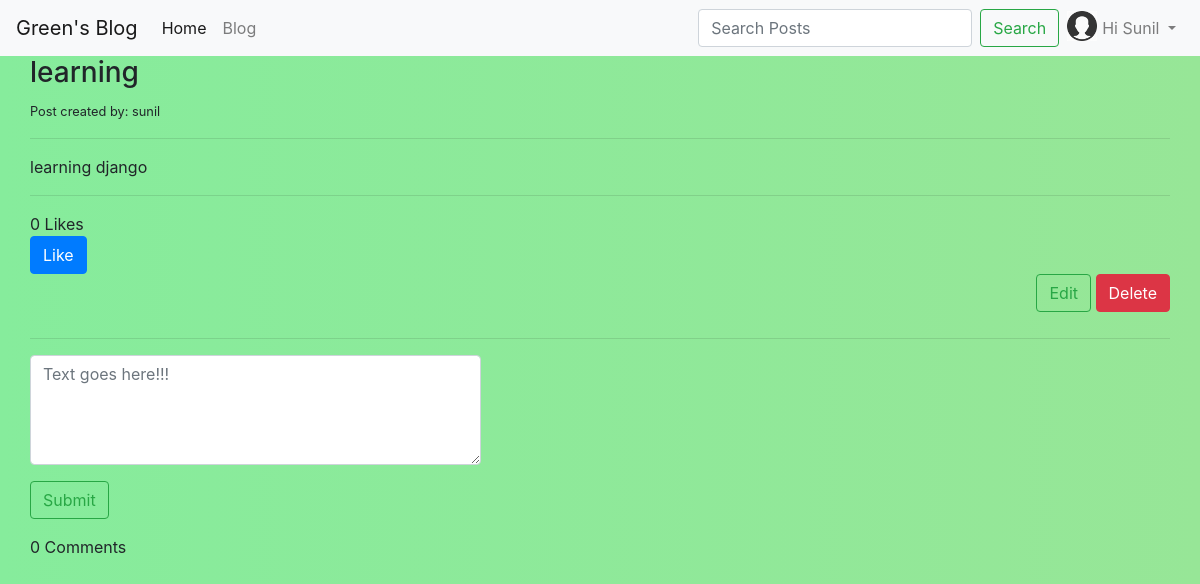
Page /blog/blog/2/learn/ (signed in) on the committed database.
### blog/models.py (models this page shows, shortened)
class Post(models.Model):
    objects = models.Manager()      # default manager
    published = PublishedManager()   # Custom model manager
    STATUS_CHOICES = (
        ('draft', 'Draft'),
        ('published', 'Published'),
    )
    title       =   models.CharField(max_length=250)
    slug        =   models.SlugField(max_length=250)
    author      =   models.ForeignKey(User, related_name='blog_posts', on_delete=models.CASCADE)
    body        =   models.TextField()
    likes       =   models.ManyToManyField(User, related_name='likes', blank=True)
    created     =   models.DateTimeField(auto_now_add=True)
    updated     =   models.DateTimeField(auto_now=True)
    status      =   models.CharField(max_length=10, choices=STATUS_CHOICES, default='draft')
    def total_likes(self):
        return self.likes.count()

### blog/views.py (the view)
# urls.py: re_path(r'^blog/(?P<id>\d+)/(?P<slug>[\w-]+)/', views.post_detail, name="post_detail"),
def post_detail(request, id, slug):
    post = get_object_or_404(Post, id=id, slug=slug)
    comments = Comment.objects.filter(post=post, reply=None).order_by('-id')
    is_liked = False;
    if post.likes.filter(id=request.user.id).exists():
        is_liked = True
    if request.method == 'POST':
        comment_form = CommentForm(request.POST or None)
        if comment_form.is_valid():
            content = request.POST.get('content')
            reply_id = request.POST.get('comment_id')
            comment_qs = None
            if reply_id:
                comment_qs = Comment.objects.get(id=reply_id)
            comment = Comment.objects.create(post=post, user=request.user, content=content, reply=comment_qs)
            comment.save()
    else:
        comment_form = CommentForm()
    context ={
        'post': post,
        'is_liked': is_liked,
        'total_likes': post.total_likes(),
        'comments': comments,
        'comment_form': comment_form,
    }
    if request.is_ajax():
        html = render_to_string('blog/comments.html', context, request=request)
        return JsonResponse({'form': html})
    return render(request, 'blog/post_detail.html', context)

### blog/forms.py
class CommentForm(forms.ModelForm):
    content = forms.CharField(label="", widget=forms.Textarea(attrs={'class': 'form-control', 'placeholder': 'Text goes here!!!', 'rows':'4', 'col':'50'}))
    class Meta:
        model = Comment
        fields = ('content',)

### templates/blog/post_detail.html (shortened to what this page needs)
{% extends 'blog/base.html' %}
{% block content %}
<div class="container-fluid">
    <h3>{{ post.title }}</h3>
    <small>Post created by: {{ post.author }}</small>
    <hr>
    <p>{{ post.body }}</p>
    <hr>
    <div id="like-section">
        {% include 'blog/like_section.html' %}
    </div>
    {% if post.author == request.user %}
    <div class="section-1" style="float:right;">
        <a href="{% url 'blog:post_edit' id=post.id %}">
            <button type="button" class="btn btn-outline-success">Edit</button>
        </a>
        <a href="{% url 'blog:post_delete' id=post.id %}" id="delete">
            <button type="button" class="btn btn-danger">Delete</button>
        </a>
    </div>
    {% endif %}
    <br><br>
    <hr>
    <div class="main-comment-section">
        {% include 'blog/comments.html' %}
    </div>
</div>
{% endblock content %}

### templates/blog/navbar.html (shortened to what this page needs)
<nav class="navbar navbar-expand-lg navbar-light bg-light">
    <a class="navbar-brand" href="{% url 'post_list' %}"id=>Green's Blog</a>
    <div class="collapse navbar-collapse" id="navbarSupportedContent">
      <ul class="navbar-nav mr-auto">
        <li class="nav-item active">
          <a class="nav-link" href="{% url 'home' %}">Home <span class="sr-only">(current)</span></a>
        </li>
        <li class="nav-item"><a  class="nav-link" href="{% url 'post_list' %}">Blog</a></li>
      </ul>
      <form class="form-inline my-2 my-lg-0" action="{% url 'post_list' %}">
            <input class="form-control mr-sm-2" type="search" placeholder="Search Posts" aria-label="Search" name='q'>
            <button class="btn btn-outline-success my-2 my-sm-0" type="submit">Search</button>
          </form>
      <ul class="navbar-nav">
        {% if request.user.is_authenticated %}
          <li class="nav-item dropdown">
              <a class="nav-link dropdown-toggle" href="#" id="navbarDropdown" role="button" data-toggle="dropdown" aria-haspopup="true" aria-expanded="false">
                {% if request.user.profile.photo %}
                <img src="{{ request.user.profile.photo.url }}" alt="icon image" class="navbar-img">
                {% else %}
                <img src="/media/download.jpeg" alt="" class="navbar-img">
                {% endif %}
                <span>Hi {{ request.user|capfirst }}</span>
              </a>
            </li>
            {% else %}
          <li class="nav-item">
            <a href="{% url 'user_login' %}" class="nav-link">Login</a>
          </li>
          {% endif %}
      </ul>
    </div>
  </nav>

### static/blog/style1.css (style rules this page uses)
html { position: relative; min-height: 100%; }
body { font-family: 'Lucida Casual', 'Comic Sans MS'; position: relative; background: #a7f8c6; background: linear-gradient(to right, rgb(134, 236, 156), rgb(151, 230, 151)); }
.navbar { margin-bottom: 0px; }
.navbar-img { width: 30px; height: 30px; float: left; background-size: auto 100%; margin-top: -5px; margin-right: 5px; }

### rows in the picture
Post: title "learning", author "sunil", body "learning django"

### other values in the picture
{{ request.user|capfirst }} "Sunil"
{{ total_likes }} "0"
{{ comments.count }} "0"
